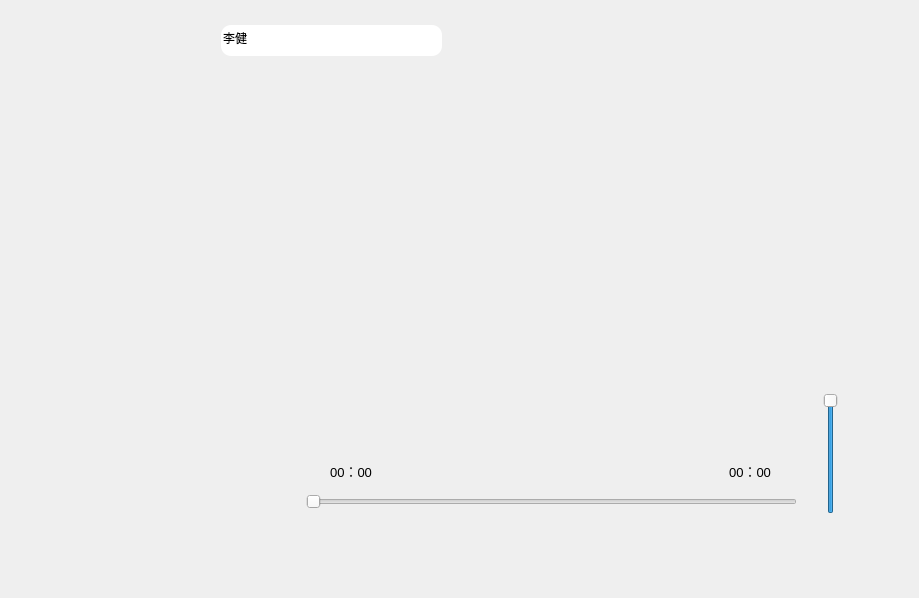
<?xml version="1.0" encoding="UTF-8"?>
<ui version="4.0">
 <class>CloudMusicPlayer</class>
 <widget class="QWidget" name="CloudMusicPlayer">
  <property name="geometry">
   <rect>
    <x>0</x>
    <y>0</y>
    <width>919</width>
    <height>598</height>
   </rect>
  </property>
  <property name="windowTitle">
   <string>CloudMusicPlayer</string>
  </property>
  <property name="windowIcon">
   <iconset resource="img.qrc">
    <normaloff>:/new/prefix1/img/image/systemTrayIcon.png</normaloff>:/new/prefix1/img/image/systemTrayIcon.png</iconset>
  </property>
  <property name="styleSheet">
   <string notr="true">/*	#QMusic
	将改样式仅限定在QMusic
*/
QWidget#CloudMusicPlayer
{
	border-image: url(:/new/prefix1/img/background/default.jpg);
border-radius:10px;
}

listWidget
{
	border:none;
}</string>
  </property>
  <widget class="QListWidget" name="listWidget">
   <property name="geometry">
    <rect>
     <x>1</x>
     <y>78</y>
     <width>291</width>
     <height>501</height>
    </rect>
   </property>
   <property name="styleSheet">
    <string notr="true">QListWidget
{background: transparent;}</string>
   </property>
  </widget>
  <widget class="QSlider" name="volumeSlider">
   <property name="geometry">
    <rect>
     <x>820</x>
     <y>393</y>
     <width>22</width>
     <height>121</height>
    </rect>
   </property>
   <property name="styleSheet">
    <string notr="true"/>
   </property>
   <property name="maximum">
    <number>100</number>
   </property>
   <property name="value">
    <number>100</number>
   </property>
   <property name="orientation">
    <enum>Qt::Vertical</enum>
   </property>
  </widget>
  <widget class="QWidget" name="widget_2" native="true">
   <property name="geometry">
    <rect>
     <x>489</x>
     <y>1</y>
     <width>421</width>
     <height>72</height>
    </rect>
   </property>
   <layout class="QHBoxLayout" name="horizontalLayout_2">
    <item>
     <widget class="QPushButton" name="btn_Setting">
      <property name="minimumSize">
       <size>
        <width>50</width>
        <height>50</height>
       </size>
      </property>
      <property name="maximumSize">
       <size>
        <width>50</width>
        <height>50</height>
       </size>
      </property>
      <property name="styleSheet">
       <string notr="true">QPushButton:hover
{
	border:none;
	background-color: rgb(170, 255, 127);
	
}
QPushButton
{
	border:none;
	
}</string>
      </property>
      <property name="text">
       <string/>
      </property>
      <property name="icon">
       <iconset resource="img.qrc">
        <normaloff>:/new/prefix1/img/image/about.png</normaloff>:/new/prefix1/img/image/about.png</iconset>
      </property>
      <property name="iconSize">
       <size>
        <width>40</width>
        <height>40</height>
       </size>
      </property>
     </widget>
    </item>
    <item>
     <widget class="QPushButton" name="btn_About2">
      <property name="minimumSize">
       <size>
        <width>50</width>
        <height>50</height>
       </size>
      </property>
      <property name="maximumSize">
       <size>
        <width>50</width>
        <height>50</height>
       </size>
      </property>
      <property name="styleSheet">
       <string notr="true">QPushButton:hover
{
	border:none;
	background-color: rgb(170, 255, 127);
	
}
QPushButton
{
	border:none;
	
}</string>
      </property>
      <property name="text">
       <string/>
      </property>
      <property name="icon">
       <iconset resource="img.qrc">
        <normaloff>:/new/prefix1/img/image/about.png</normaloff>:/new/prefix1/img/image/about.png</iconset>
      </property>
      <property name="iconSize">
       <size>
        <width>40</width>
        <height>40</height>
       </size>
      </property>
     </widget>
    </item>
    <item>
     <widget class="QPushButton" name="btn_User">
      <property name="minimumSize">
       <size>
        <width>50</width>
        <height>50</height>
       </size>
      </property>
      <property name="maximumSize">
       <size>
        <width>50</width>
        <height>50</height>
       </size>
      </property>
      <property name="styleSheet">
       <string notr="true">QPushButton:hover
{
	border:none;
	background-color: rgb(170, 255, 127);
	
}
QPushButton
{
	border:none;
	
}</string>
      </property>
      <property name="text">
       <string/>
      </property>
      <property name="icon">
       <iconset resource="img.qrc">
        <normaloff>:/new/prefix1/img/image/singer.png</normaloff>:/new/prefix1/img/image/singer.png</iconset>
      </property>
      <property name="iconSize">
       <size>
        <width>40</width>
        <height>40</height>
       </size>
      </property>
     </widget>
    </item>
    <item>
     <widget class="QPushButton" name="btn_Skin">
      <property name="minimumSize">
       <size>
        <width>50</width>
        <height>50</height>
       </size>
      </property>
      <property name="maximumSize">
       <size>
        <width>50</width>
        <height>50</height>
       </size>
      </property>
      <property name="styleSheet">
       <string notr="true">QPushButton:hover
{
	border:none;
	background-color: rgb(170, 255, 127);
	
}
QPushButton
{
	border:none;
	
}</string>
      </property>
      <property name="text">
       <string/>
      </property>
      <property name="icon">
       <iconset resource="img.qrc">
        <normaloff>:/new/prefix1/img/image/skin.png</normaloff>:/new/prefix1/img/image/skin.png</iconset>
      </property>
      <property name="iconSize">
       <size>
        <width>40</width>
        <height>40</height>
       </size>
      </property>
     </widget>
    </item>
    <item>
     <widget class="QPushButton" name="btn_Minmum">
      <property name="minimumSize">
       <size>
        <width>50</width>
        <height>50</height>
       </size>
      </property>
      <property name="maximumSize">
       <size>
        <width>50</width>
        <height>50</height>
       </size>
      </property>
      <property name="styleSheet">
       <string notr="true">QPushButton:hover
{
	border:none;
	background-color: rgb(170, 255, 127);
	
}
QPushButton
{
	border:none;
	
}</string>
      </property>
      <property name="text">
       <string/>
      </property>
      <property name="icon">
       <iconset resource="img.qrc">
        <normaloff>:/new/prefix1/img/image/min.png</normaloff>:/new/prefix1/img/image/min.png</iconset>
      </property>
      <property name="iconSize">
       <size>
        <width>40</width>
        <height>40</height>
       </size>
      </property>
     </widget>
    </item>
    <item>
     <widget class="QPushButton" name="btn_Quit">
      <property name="minimumSize">
       <size>
        <width>50</width>
        <height>50</height>
       </size>
      </property>
      <property name="maximumSize">
       <size>
        <width>50</width>
        <height>50</height>
       </size>
      </property>
      <property name="styleSheet">
       <string notr="true">QPushButton:hover
{
	border:none;
	background-color: rgb(170, 255, 127);
	
}
QPushButton
{
	border:none;
	
}</string>
      </property>
      <property name="text">
       <string/>
      </property>
      <property name="icon">
       <iconset resource="img.qrc">
        <normaloff>:/new/prefix1/img/image/quit.png</normaloff>:/new/prefix1/img/image/quit.png</iconset>
      </property>
      <property name="iconSize">
       <size>
        <width>40</width>
        <height>40</height>
       </size>
      </property>
     </widget>
    </item>
   </layout>
  </widget>
  <widget class="QPushButton" name="btn_About">
   <property name="geometry">
    <rect>
     <x>1</x>
     <y>12</y>
     <width>50</width>
     <height>50</height>
    </rect>
   </property>
   <property name="minimumSize">
    <size>
     <width>50</width>
     <height>50</height>
    </size>
   </property>
   <property name="maximumSize">
    <size>
     <width>50</width>
     <height>50</height>
    </size>
   </property>
   <property name="styleSheet">
    <string notr="true">QPushButton:hover
{
	border:none;
	background-color: rgb(170, 255, 127);
	
}
QPushButton
{
	border:none;
	
}</string>
   </property>
   <property name="text">
    <string/>
   </property>
   <property name="icon">
    <iconset resource="img.qrc">
     <normaloff>:/new/prefix1/img/image/MusicListItem.png</normaloff>:/new/prefix1/img/image/MusicListItem.png</iconset>
   </property>
   <property name="iconSize">
    <size>
     <width>50</width>
     <height>60</height>
    </size>
   </property>
  </widget>
  <widget class="QSlider" name="playProgressSlider">
   <property name="geometry">
    <rect>
     <x>306</x>
     <y>491</y>
     <width>491</width>
     <height>22</height>
    </rect>
   </property>
   <property name="orientation">
    <enum>Qt::Horizontal</enum>
   </property>
  </widget>
  <widget class="QWidget" name="layoutWidget">
   <property name="geometry">
    <rect>
     <x>300</x>
     <y>450</y>
     <width>501</width>
     <height>41</height>
    </rect>
   </property>
   <layout class="QHBoxLayout" name="horizontalLayout_3">
    <property name="sizeConstraint">
     <enum>QLayout::SetDefaultConstraint</enum>
    </property>
    <item>
     <widget class="QLabel" name="cur_lbl">
      <property name="minimumSize">
       <size>
        <width>80</width>
        <height>0</height>
       </size>
      </property>
      <property name="font">
       <font>
        <pointsize>10</pointsize>
       </font>
      </property>
      <property name="text">
       <string>00：00</string>
      </property>
      <property name="alignment">
       <set>Qt::AlignCenter</set>
      </property>
     </widget>
    </item>
    <item>
     <spacer name="horizontalSpacer">
      <property name="orientation">
       <enum>Qt::Horizontal</enum>
      </property>
      <property name="sizeHint" stdset="0">
       <size>
        <width>40</width>
        <height>20</height>
       </size>
      </property>
     </spacer>
    </item>
    <item>
     <widget class="QLabel" name="total_lbl">
      <property name="minimumSize">
       <size>
        <width>80</width>
        <height>0</height>
       </size>
      </property>
      <property name="font">
       <font>
        <pointsize>10</pointsize>
       </font>
      </property>
      <property name="text">
       <string>00：00</string>
      </property>
      <property name="alignment">
       <set>Qt::AlignCenter</set>
      </property>
     </widget>
    </item>
   </layout>
  </widget>
  <widget class="QWidget" name="widget" native="true">
   <property name="geometry">
    <rect>
     <x>300</x>
     <y>520</y>
     <width>621</width>
     <height>72</height>
    </rect>
   </property>
   <layout class="QHBoxLayout" name="horizontalLayout">
    <item>
     <widget class="QPushButton" name="btn_openfile">
      <property name="minimumSize">
       <size>
        <width>50</width>
        <height>50</height>
       </size>
      </property>
      <property name="maximumSize">
       <size>
        <width>50</width>
        <height>50</height>
       </size>
      </property>
      <property name="styleSheet">
       <string notr="true">QPushButton:hover
{
	border:none;
	background-color: rgb(170, 255, 127);
	
}
QPushButton
{
	border:none;
}</string>
      </property>
      <property name="text">
       <string/>
      </property>
      <property name="icon">
       <iconset resource="img.qrc">
        <normaloff>:/new/prefix1/img/image/addFromLocal.png</normaloff>:/new/prefix1/img/image/addFromLocal.png</iconset>
      </property>
      <property name="iconSize">
       <size>
        <width>40</width>
        <height>40</height>
       </size>
      </property>
     </widget>
    </item>
    <item>
     <widget class="QPushButton" name="btn_pre">
      <property name="minimumSize">
       <size>
        <width>50</width>
        <height>50</height>
       </size>
      </property>
      <property name="maximumSize">
       <size>
        <width>50</width>
        <height>50</height>
       </size>
      </property>
      <property name="styleSheet">
       <string notr="true">QPushButton:hover
{
	border:none;
	background-color: rgb(170, 255, 127);
	
}
QPushButton
{
	border:none;
	
}</string>
      </property>
      <property name="text">
       <string/>
      </property>
      <property name="icon">
       <iconset resource="img.qrc">
        <normaloff>:/new/prefix1/img/image/pre.png</normaloff>:/new/prefix1/img/image/pre.png</iconset>
      </property>
      <property name="iconSize">
       <size>
        <width>40</width>
        <height>40</height>
       </size>
      </property>
     </widget>
    </item>
    <item>
     <widget class="QPushButton" name="btn_play">
      <property name="minimumSize">
       <size>
        <width>50</width>
        <height>50</height>
       </size>
      </property>
      <property name="maximumSize">
       <size>
        <width>50</width>
        <height>50</height>
       </size>
      </property>
      <property name="styleSheet">
       <string notr="true">QPushButton:hover
{
	border:none;
	background-color: rgb(170, 255, 127);
	
}
QPushButton
{
	border:none;
}</string>
      </property>
      <property name="text">
       <string/>
      </property>
      <property name="icon">
       <iconset resource="img.qrc">
        <normaloff>:/new/prefix1/img/image/pase.png</normaloff>:/new/prefix1/img/image/pase.png</iconset>
      </property>
      <property name="iconSize">
       <size>
        <width>40</width>
        <height>40</height>
       </size>
      </property>
     </widget>
    </item>
    <item>
     <widget class="QPushButton" name="btn_next">
      <property name="minimumSize">
       <size>
        <width>50</width>
        <height>50</height>
       </size>
      </property>
      <property name="maximumSize">
       <size>
        <width>50</width>
        <height>50</height>
       </size>
      </property>
      <property name="styleSheet">
       <string notr="true">QPushButton:hover
{
	border:none;
	background-color: rgb(170, 255, 127);
	
}
QPushButton
{
	border:none;
}</string>
      </property>
      <property name="text">
       <string/>
      </property>
      <property name="icon">
       <iconset resource="img.qrc">
        <normaloff>:/new/prefix1/img/image/next.png</normaloff>:/new/prefix1/img/image/next.png</iconset>
      </property>
      <property name="iconSize">
       <size>
        <width>40</width>
        <height>40</height>
       </size>
      </property>
     </widget>
    </item>
    <item>
     <widget class="QPushButton" name="btn_volume">
      <property name="minimumSize">
       <size>
        <width>50</width>
        <height>50</height>
       </size>
      </property>
      <property name="maximumSize">
       <size>
        <width>50</width>
        <height>50</height>
       </size>
      </property>
      <property name="styleSheet">
       <string notr="true">QPushButton:hover
{
	border:none;
	background-color: rgb(170, 255, 127);
	
}
QPushButton
{
	border:none;
}</string>
      </property>
      <property name="text">
       <string/>
      </property>
      <property name="icon">
       <iconset resource="img.qrc">
        <normaloff>:/new/prefix1/img/image/music-voice.png</normaloff>:/new/prefix1/img/image/music-voice.png</iconset>
      </property>
      <property name="iconSize">
       <size>
        <width>40</width>
        <height>40</height>
       </size>
      </property>
     </widget>
    </item>
   </layout>
  </widget>
  <widget class="QTableWidget" name="tableWidget">
   <property name="geometry">
    <rect>
     <x>300</x>
     <y>80</y>
     <width>601</width>
     <height>361</height>
    </rect>
   </property>
   <property name="focusPolicy">
    <enum>Qt::NoFocus</enum>
   </property>
   <property name="styleSheet">
    <string notr="true">QTableWidget
{background: transparent;}
</string>
   </property>
   <property name="editTriggers">
    <set>QAbstractItemView::NoEditTriggers</set>
   </property>
   <property name="selectionBehavior">
    <enum>QAbstractItemView::SelectRows</enum>
   </property>
   <property name="showGrid">
    <bool>false</bool>
   </property>
   <property name="gridStyle">
    <enum>Qt::NoPen</enum>
   </property>
   <property name="wordWrap">
    <bool>true</bool>
   </property>
   <property name="cornerButtonEnabled">
    <bool>true</bool>
   </property>
   <attribute name="horizontalHeaderVisible">
    <bool>false</bool>
   </attribute>
   <attribute name="verticalHeaderVisible">
    <bool>false</bool>
   </attribute>
  </widget>
  <widget class="QLineEdit" name="ledit_songName">
   <property name="geometry">
    <rect>
     <x>221</x>
     <y>25</y>
     <width>221</width>
     <height>31</height>
    </rect>
   </property>
   <property name="minimumSize">
    <size>
     <width>0</width>
     <height>0</height>
    </size>
   </property>
   <property name="styleSheet">
    <string notr="true">border:none;
border-radius:10px;</string>
   </property>
   <property name="locale">
    <locale language="Chinese" country="China"/>
   </property>
   <property name="text">
    <string>李健</string>
   </property>
   <property name="echoMode">
    <enum>QLineEdit::Normal</enum>
   </property>
  </widget>
  <widget class="QPushButton" name="btn_search">
   <property name="geometry">
    <rect>
     <x>410</x>
     <y>25</y>
     <width>31</width>
     <height>31</height>
    </rect>
   </property>
   <property name="styleSheet">
    <string notr="true">QPushButton
{
	background:transparent;
	border:none;
}
</string>
   </property>
   <property name="text">
    <string/>
   </property>
   <property name="icon">
    <iconset resource="img.qrc">
     <normaloff>:/new/prefix1/img/image/sliderHandle.png</normaloff>:/new/prefix1/img/image/sliderHandle.png</iconset>
   </property>
   <property name="iconSize">
    <size>
     <width>40</width>
     <height>40</height>
    </size>
   </property>
  </widget>
  <zorder>listWidget</zorder>
  <zorder>widget_2</zorder>
  <zorder>btn_About</zorder>
  <zorder>playProgressSlider</zorder>
  <zorder>layoutWidget</zorder>
  <zorder>widget</zorder>
  <zorder>tableWidget</zorder>
  <zorder>volumeSlider</zorder>
  <zorder>ledit_songName</zorder>
  <zorder>btn_search</zorder>
 </widget>
 <layoutdefault spacing="6" margin="11"/>
 <resources>
  <include location="img.qrc"/>
 </resources>
 <connections/>
</ui>
